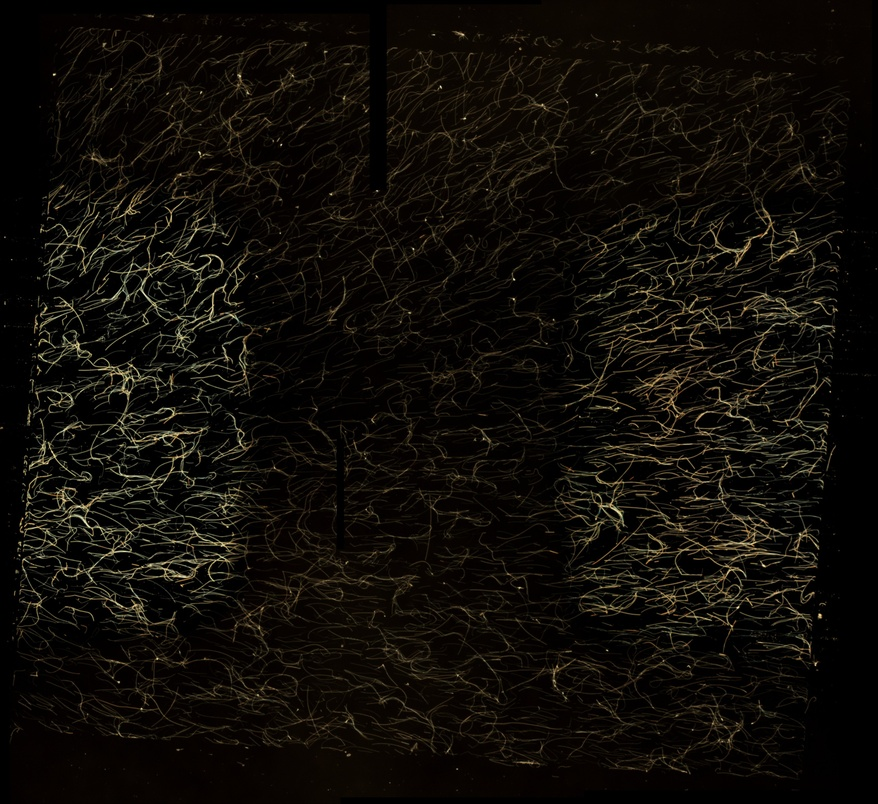
#> input picture muestras/M4/M4.JPG, 878 x 804 px, shrunk from 3397 x 3110 before the run, given in place of M4.tif, which was not available
$ python temp.py
#> lines starting #> are read from the running program, lines starting #| are printed output that depends on the picture; after the words box and inside, x2 and y2 are one past the last pixel; in counts of white or black regions, pixels touching at a corner belong together; pictures that were not available may be replaced by others from this repository, and a replacement may not be noted
import networkx as nx
import numpy as np
import itertools
import matplotlib.pyplot as plt
import cv2


#%% Adaptive Binarization
img_path = 'muestras/M4/M4.tif'

img = cv2.imread(img_path, cv2.IMREAD_GRAYSCALE)
#> img: shape (804, 878); min 0, max 246, mean 12.8

BLOCK_SIZE = 151  # debe ser impar
C = 15
INTENSITY_THRESH = 55

pad = BLOCK_SIZE // 2
img_padded = cv2.copyMakeBorder(img, pad, pad, pad, pad, cv2.BORDER_REPLICATE)
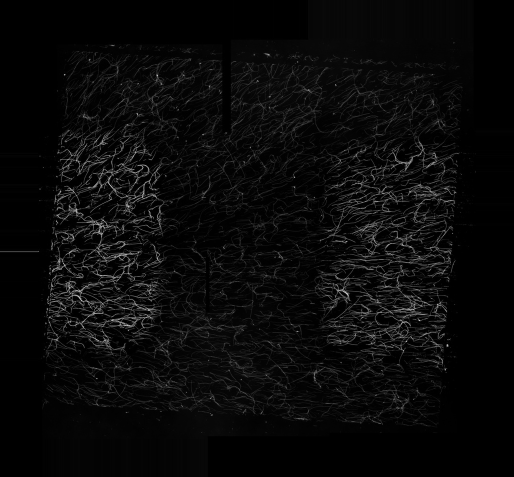
#> img_padded: shape (954, 1028) (shown at 1/2 size); min 0, max 246, mean 9.5

mask_adaptive_padded = cv2.adaptiveThreshold(img_padded, 255, cv2.ADAPTIVE_THRESH_GAUSSIAN_C,
                                             cv2.THRESH_BINARY, BLOCK_SIZE, C)
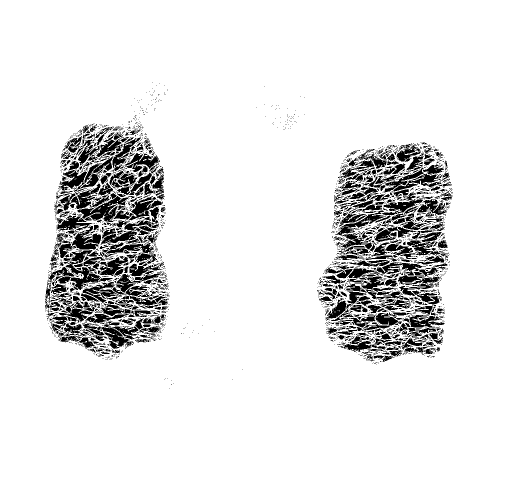
#> mask_adaptive_padded: shape (954, 1028) (shown at 1/2 size); 89.6% white; 2120 black regions (1620 under 20 px), largest, box (x1, y1, x2, y2) and area: (117, 312, 227, 388) 2433, (670, 421, 772, 510) 2142, (131, 500, 226, 580) 2098

mask_adaptive = mask_adaptive_padded[pad:-pad, pad:-pad]
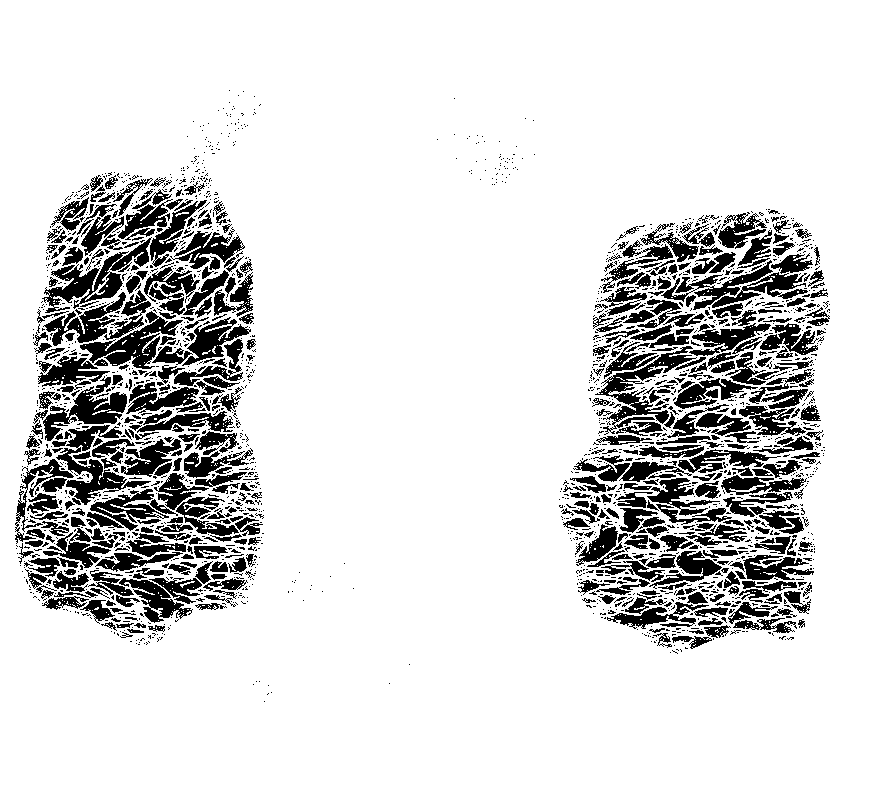
#> mask_adaptive: shape (804, 878); 85.5% white; 2120 black regions (1620 under 20 px), largest, box (x1, y1, x2, y2) and area: (42, 237, 152, 313) 2433, (595, 346, 697, 435) 2142, (56, 425, 151, 505) 2098

mask_adaptive[img < INTENSITY_THRESH] = 0
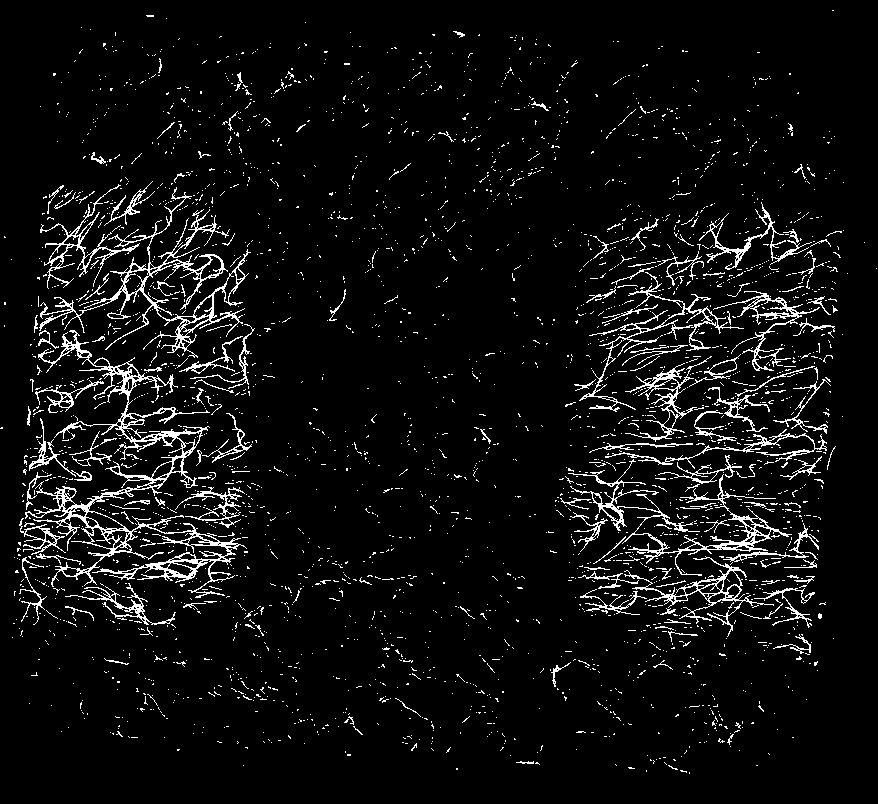
#> mask_adaptive: shape (804, 878); 5.8% white in thin lines or dots

def crear_superposicion_color(base_gris, mascara_binaria, color_rgb=[255, 0, 0]):
    base_rgb = cv2.cvtColor(base_gris, cv2.COLOR_GRAY2RGB)
    es_objeto = mascara_binaria > 127
#> es_objeto: shape (804, 878) bool; 5.8% white in thin lines or dots
    base_rgb[es_objeto] = color_rgb
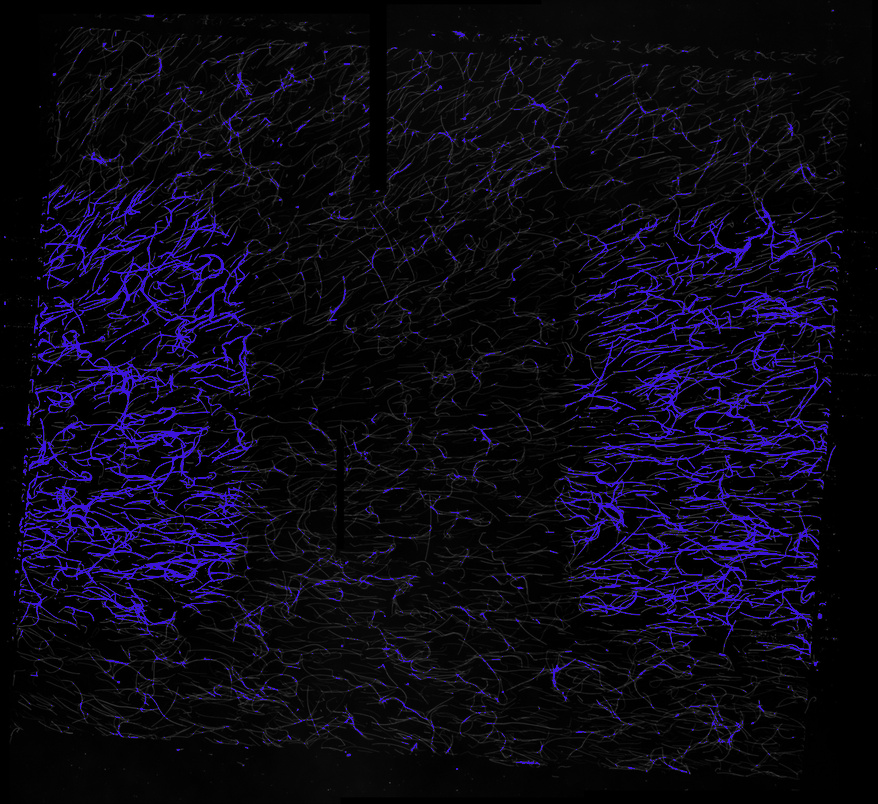
#> base_rgb: shape (804, 878, 3); mean B, G, R 20.4, 8.8, 11.1
    return base_rgb

superposicion_adaptive = crear_superposicion_color(img, mask_adaptive, [220, 20, 60])


plt.close('all')
plt.figure(figsize=(12, 6))

plt.imshow(superposicion_adaptive)
plt.title(f'Superposicion: Adaptativo Gaussiano (block={BLOCK_SIZE}, C={C})\n(Rojo = Binarizado)')
plt.axis('off')

plt.tight_layout()
plt.show()

# cv2.imwrite('muestras/M1/M1_binary_adaptive.tif', mask_adaptive)

#%% Node Merger
path = 'muestras/M3/M30007.graphml'
#> (the run stopped early here; a loop or call above may not have finished)
